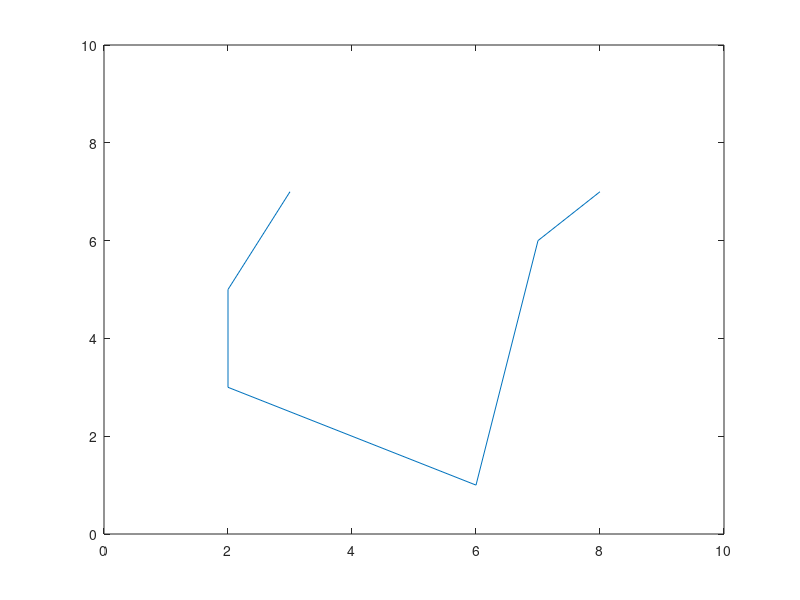

The MATLAB script that drew this image:


X = [ 8 7 6  2 2 3 ]
Y = [ 7 6 1  3 5 7 ]
A= [ 1 :3:20 ];
B = [ 7 6 5 1 3 13 5 ];

% figure
% plot(A,B,'-or')
% xlabel('Over')
% ylabel('Run')
% title ('Match-5 | Run vs Over')
% grid on

plot(X,Y)
axis ([ 0 10 0 10])
% plot(X,Y,SPECIFICATION)
%SPECIFICATION : Line, Marker, Color

